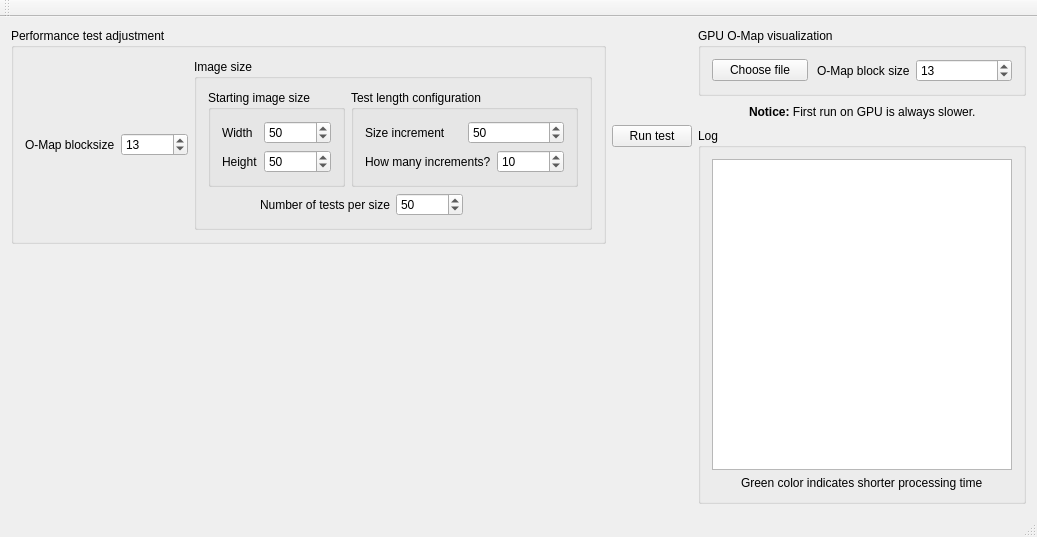
<?xml version="1.0" encoding="UTF-8"?>
<ui version="4.0">
 <class>MainWindow</class>
 <widget class="QMainWindow" name="MainWindow">
  <property name="geometry">
   <rect>
    <x>0</x>
    <y>0</y>
    <width>855</width>
    <height>537</height>
   </rect>
  </property>
  <property name="windowTitle">
   <string>GPU Orientation Map</string>
  </property>
  <widget class="QWidget" name="centralWidget">
   <layout class="QHBoxLayout" name="horizontalLayout_2">
    <item>
     <layout class="QVBoxLayout" name="verticalLayout">
      <item>
       <layout class="QHBoxLayout" name="horizontalLayout_3">
        <item>
         <widget class="QGroupBox" name="groupBox">
          <property name="sizePolicy">
           <sizepolicy hsizetype="Expanding" vsizetype="Minimum">
            <horstretch>0</horstretch>
            <verstretch>0</verstretch>
           </sizepolicy>
          </property>
          <property name="title">
           <string>Performance test adjustment</string>
          </property>
          <layout class="QHBoxLayout" name="horizontalLayout_11">
           <item>
            <layout class="QHBoxLayout" name="horizontalLayout_4">
             <item alignment="Qt::AlignRight">
              <widget class="QLabel" name="omapBlockSizeLabel">
               <property name="text">
                <string>O-Map blocksize</string>
               </property>
              </widget>
             </item>
             <item>
              <widget class="QSpinBox" name="omapBlockSize">
               <property name="minimum">
                <number>1</number>
               </property>
               <property name="maximum">
                <number>999999</number>
               </property>
               <property name="value">
                <number>13</number>
               </property>
              </widget>
             </item>
            </layout>
           </item>
           <item>
            <widget class="QGroupBox" name="groupBox_4">
             <property name="sizePolicy">
              <sizepolicy hsizetype="Expanding" vsizetype="Preferred">
               <horstretch>0</horstretch>
               <verstretch>0</verstretch>
              </sizepolicy>
             </property>
             <property name="title">
              <string>Image size</string>
             </property>
             <layout class="QVBoxLayout" name="verticalLayout_4">
              <item>
               <layout class="QHBoxLayout" name="horizontalLayout_5">
                <item>
                 <widget class="QGroupBox" name="groupBox_2">
                  <property name="title">
                   <string>Starting image size</string>
                  </property>
                  <layout class="QVBoxLayout" name="verticalLayout_2">
                   <item>
                    <layout class="QHBoxLayout" name="horizontalLayout_6">
                     <item>
                      <widget class="QLabel" name="label">
                       <property name="text">
                        <string>Width</string>
                       </property>
                      </widget>
                     </item>
                     <item>
                      <widget class="QSpinBox" name="currentWidth">
                       <property name="minimum">
                        <number>3</number>
                       </property>
                       <property name="maximum">
                        <number>999999</number>
                       </property>
                       <property name="singleStep">
                        <number>50</number>
                       </property>
                       <property name="value">
                        <number>50</number>
                       </property>
                      </widget>
                     </item>
                    </layout>
                   </item>
                   <item>
                    <layout class="QHBoxLayout" name="horizontalLayout_7">
                     <item>
                      <widget class="QLabel" name="label_2">
                       <property name="text">
                        <string>Height</string>
                       </property>
                      </widget>
                     </item>
                     <item>
                      <widget class="QSpinBox" name="currentHeight">
                       <property name="minimum">
                        <number>3</number>
                       </property>
                       <property name="maximum">
                        <number>999999</number>
                       </property>
                       <property name="singleStep">
                        <number>50</number>
                       </property>
                       <property name="value">
                        <number>50</number>
                       </property>
                      </widget>
                     </item>
                    </layout>
                   </item>
                  </layout>
                 </widget>
                </item>
                <item>
                 <widget class="QGroupBox" name="groupBox_3">
                  <property name="title">
                   <string>Test length configuration</string>
                  </property>
                  <layout class="QVBoxLayout" name="verticalLayout_3">
                   <item>
                    <layout class="QHBoxLayout" name="horizontalLayout_8">
                     <item>
                      <widget class="QLabel" name="label_3">
                       <property name="text">
                        <string>Size increment</string>
                       </property>
                      </widget>
                     </item>
                     <item>
                      <widget class="QSpinBox" name="increment">
                       <property name="minimum">
                        <number>1</number>
                       </property>
                       <property name="maximum">
                        <number>999999</number>
                       </property>
                       <property name="singleStep">
                        <number>1</number>
                       </property>
                       <property name="value">
                        <number>50</number>
                       </property>
                      </widget>
                     </item>
                    </layout>
                   </item>
                   <item>
                    <layout class="QHBoxLayout" name="horizontalLayout_9">
                     <item>
                      <widget class="QLabel" name="label_4">
                       <property name="text">
                        <string>How many increments?</string>
                       </property>
                      </widget>
                     </item>
                     <item>
                      <widget class="QSpinBox" name="howManyIncrements">
                       <property name="minimum">
                        <number>0</number>
                       </property>
                       <property name="maximum">
                        <number>999999</number>
                       </property>
                       <property name="singleStep">
                        <number>1</number>
                       </property>
                       <property name="value">
                        <number>10</number>
                       </property>
                      </widget>
                     </item>
                    </layout>
                   </item>
                  </layout>
                 </widget>
                </item>
               </layout>
              </item>
              <item>
               <layout class="QHBoxLayout" name="horizontalLayout_10">
                <item alignment="Qt::AlignRight">
                 <widget class="QLabel" name="omapBlockSizeLabel_2">
                  <property name="text">
                   <string>Number of tests per size</string>
                  </property>
                 </widget>
                </item>
                <item alignment="Qt::AlignLeft">
                 <widget class="QSpinBox" name="numTests">
                  <property name="maximum">
                   <number>999999</number>
                  </property>
                  <property name="value">
                   <number>50</number>
                  </property>
                 </widget>
                </item>
               </layout>
              </item>
             </layout>
            </widget>
           </item>
          </layout>
         </widget>
        </item>
        <item>
         <widget class="QPushButton" name="runTestBTN">
          <property name="sizePolicy">
           <sizepolicy hsizetype="Minimum" vsizetype="Maximum">
            <horstretch>0</horstretch>
            <verstretch>0</verstretch>
           </sizepolicy>
          </property>
          <property name="text">
           <string>Run test</string>
          </property>
         </widget>
        </item>
        <item>
         <spacer name="horizontalSpacer">
          <property name="orientation">
           <enum>Qt::Horizontal</enum>
          </property>
          <property name="sizeHint" stdset="0">
           <size>
            <width>40</width>
            <height>20</height>
           </size>
          </property>
         </spacer>
        </item>
       </layout>
      </item>
      <item>
       <layout class="QHBoxLayout" name="horizontalLayout">
        <item>
         <widget class="QCustomPlot" name="plot" native="true">
          <property name="sizePolicy">
           <sizepolicy hsizetype="Preferred" vsizetype="Preferred">
            <horstretch>0</horstretch>
            <verstretch>0</verstretch>
           </sizepolicy>
          </property>
         </widget>
        </item>
       </layout>
      </item>
     </layout>
    </item>
    <item>
     <layout class="QVBoxLayout" name="verticalLayout_6">
      <item>
       <widget class="QGroupBox" name="groupBox_6">
        <property name="title">
         <string>GPU O-Map visualization</string>
        </property>
        <layout class="QHBoxLayout" name="horizontalLayout_12">
         <item>
          <widget class="QPushButton" name="chooseFileVis">
           <property name="text">
            <string>Choose file</string>
           </property>
          </widget>
         </item>
         <item alignment="Qt::AlignRight">
          <widget class="QLabel" name="label_6">
           <property name="text">
            <string>O-Map block size</string>
           </property>
          </widget>
         </item>
         <item>
          <widget class="QSpinBox" name="omapVisBlk">
           <property name="minimum">
            <number>1</number>
           </property>
           <property name="maximum">
            <number>5000</number>
           </property>
           <property name="value">
            <number>13</number>
           </property>
          </widget>
         </item>
        </layout>
       </widget>
      </item>
      <item>
       <layout class="QHBoxLayout" name="horizontalLayout_13">
        <item>
         <spacer name="horizontalSpacer_3">
          <property name="orientation">
           <enum>Qt::Horizontal</enum>
          </property>
          <property name="sizeHint" stdset="0">
           <size>
            <width>40</width>
            <height>20</height>
           </size>
          </property>
         </spacer>
        </item>
        <item>
         <widget class="QLabel" name="label_7">
          <property name="sizePolicy">
           <sizepolicy hsizetype="Expanding" vsizetype="Preferred">
            <horstretch>0</horstretch>
            <verstretch>0</verstretch>
           </sizepolicy>
          </property>
          <property name="text">
           <string>&lt;html&gt;&lt;head/&gt;&lt;body&gt;&lt;p&gt;&lt;span style=&quot; font-weight:600;&quot;&gt;Notice: &lt;/span&gt;First run on GPU is always slower.&lt;/p&gt;&lt;/body&gt;&lt;/html&gt;</string>
          </property>
          <property name="wordWrap">
           <bool>false</bool>
          </property>
         </widget>
        </item>
        <item>
         <spacer name="horizontalSpacer_2">
          <property name="orientation">
           <enum>Qt::Horizontal</enum>
          </property>
          <property name="sizeHint" stdset="0">
           <size>
            <width>40</width>
            <height>20</height>
           </size>
          </property>
         </spacer>
        </item>
       </layout>
      </item>
      <item>
       <widget class="QGroupBox" name="groupBox_5">
        <property name="title">
         <string>Log</string>
        </property>
        <layout class="QVBoxLayout" name="verticalLayout_5">
         <item>
          <widget class="QTextEdit" name="log">
           <property name="sizePolicy">
            <sizepolicy hsizetype="Minimum" vsizetype="Expanding">
             <horstretch>0</horstretch>
             <verstretch>0</verstretch>
            </sizepolicy>
           </property>
           <property name="minimumSize">
            <size>
             <width>300</width>
             <height>0</height>
            </size>
           </property>
          </widget>
         </item>
         <item alignment="Qt::AlignHCenter">
          <widget class="QLabel" name="label_5">
           <property name="text">
            <string>Green color indicates shorter processing time</string>
           </property>
          </widget>
         </item>
        </layout>
       </widget>
      </item>
     </layout>
    </item>
   </layout>
  </widget>
  <widget class="QMenuBar" name="menuBar">
   <property name="geometry">
    <rect>
     <x>0</x>
     <y>0</y>
     <width>855</width>
     <height>17</height>
    </rect>
   </property>
  </widget>
  <widget class="QToolBar" name="mainToolBar">
   <attribute name="toolBarArea">
    <enum>TopToolBarArea</enum>
   </attribute>
   <attribute name="toolBarBreak">
    <bool>false</bool>
   </attribute>
  </widget>
  <widget class="QStatusBar" name="statusBar"/>
 </widget>
 <layoutdefault spacing="6" margin="11"/>
 <customwidgets>
  <customwidget>
   <class>QCustomPlot</class>
   <extends>QWidget</extends>
   <header>qcustomplot.h</header>
   <container>1</container>
  </customwidget>
 </customwidgets>
 <resources/>
 <connections/>
</ui>
